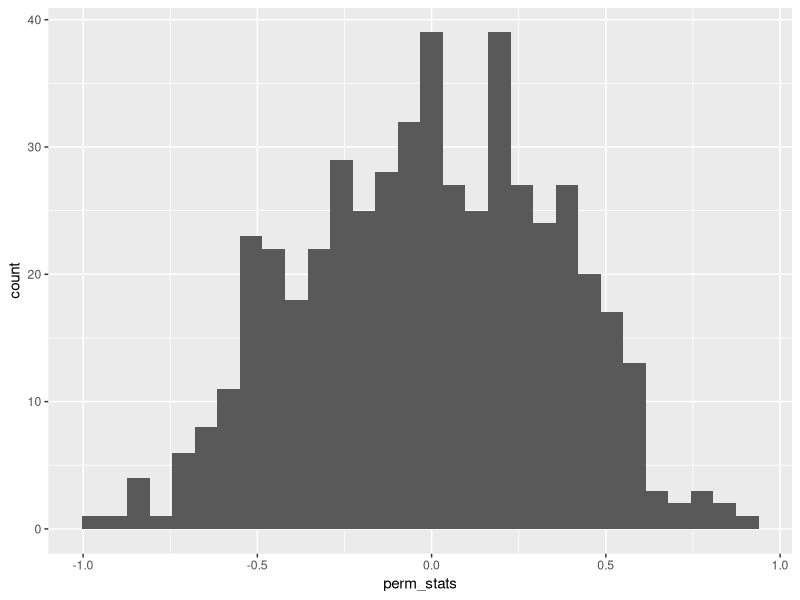
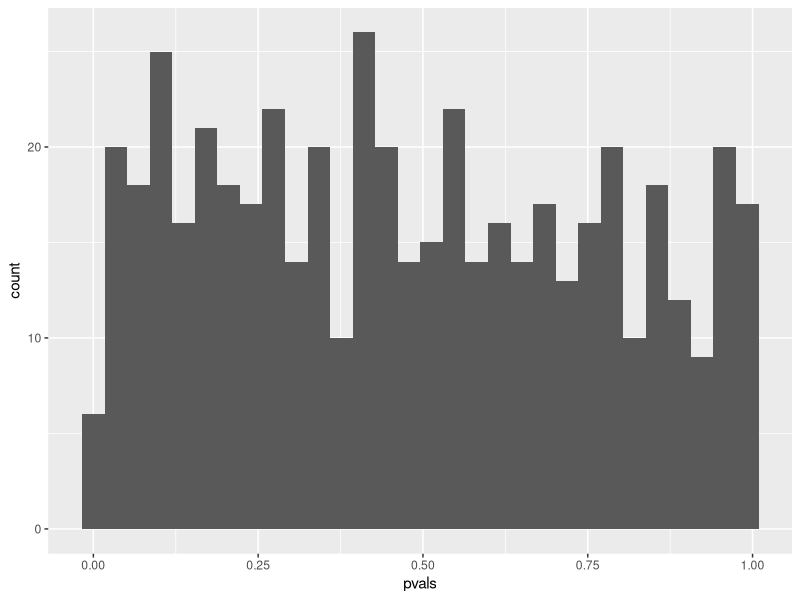
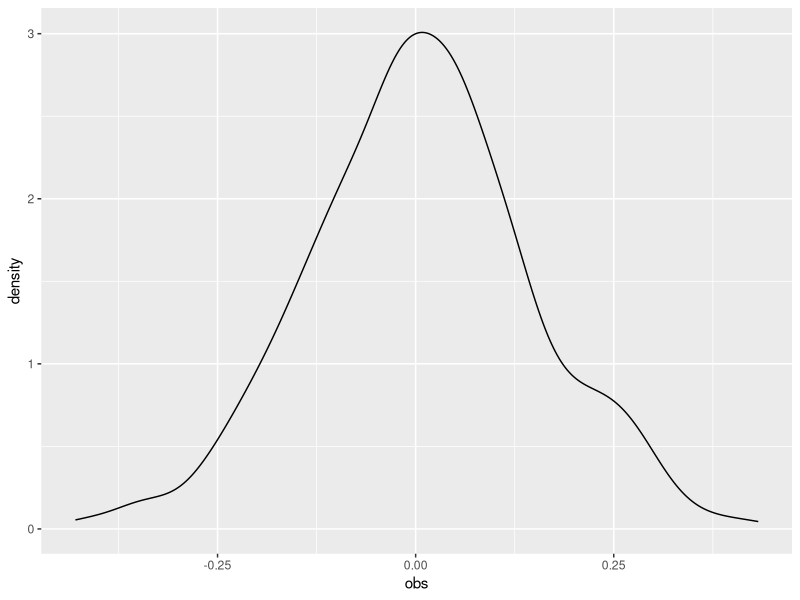
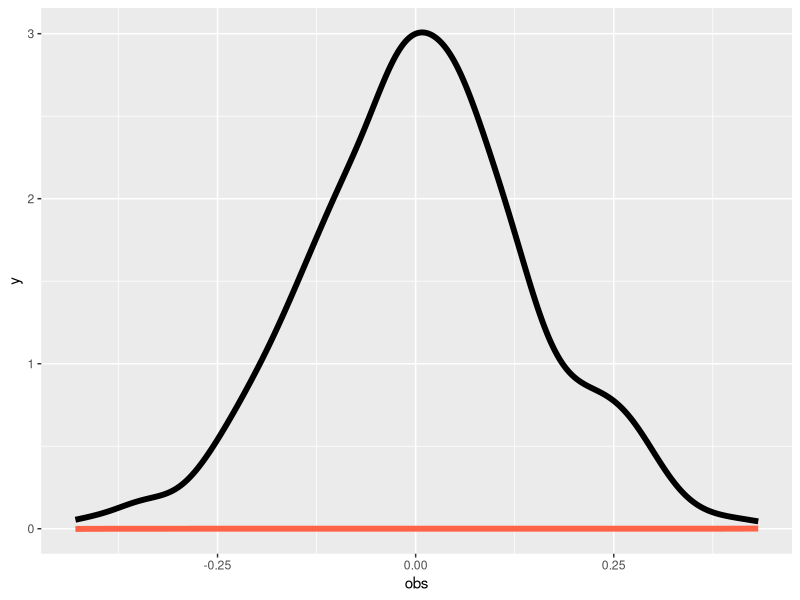
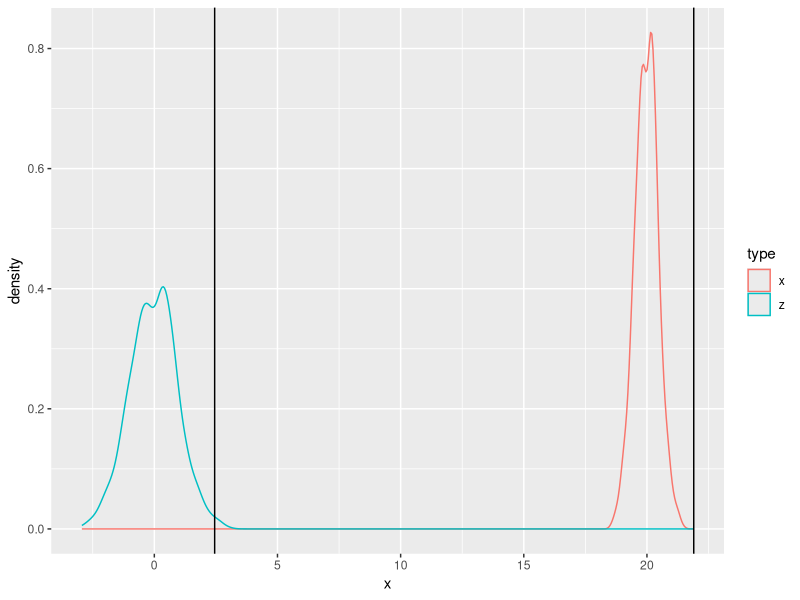
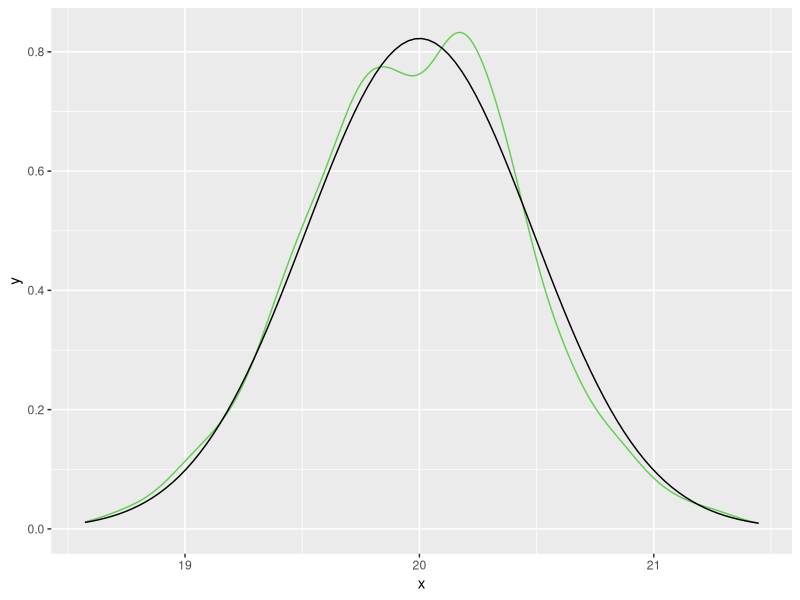
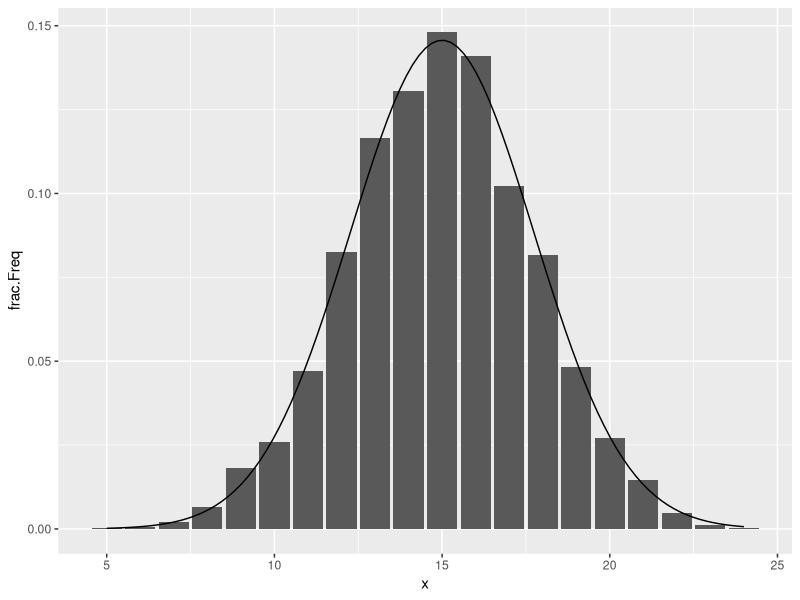
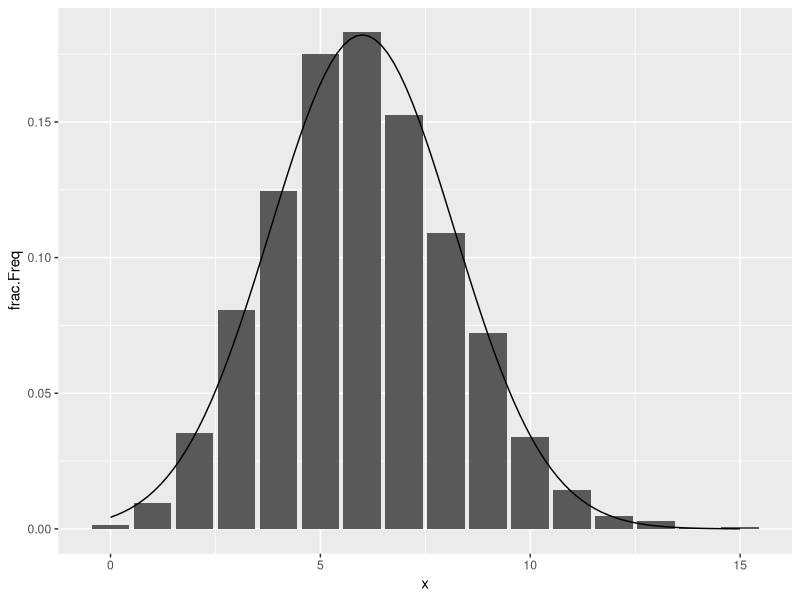

Source code (R) for these figures, in order:
## ---- chunk 1
# Install these packages first
knitr::opts_chunk$set(message = FALSE)
library(tidyverse)
library(readr)
library(knitr)
## ---- chunk 2
n <- 20
it <- 500
obs <- rep(NA, it)
pvals <- rep(NA, it)
x <- rep(1:2, c(n/2, n/2))

for(j in 1:it) {
  y <- rnorm(n)
  obs[j] <- mean(y[x == 1]) - mean(y[x == 2])
  perm_stats <- rep(NA, it)
  for(i in 1:it) {
    x_perm <- sample(x)
    perm_stats[i] <- mean(y[x_perm == 1]) - mean(y[x_perm == 2])
  }
  
  pvals[j] <- (sum(perm_stats < obs[j]) + 1) / (it + 1)
}
## ---- chunk 3
df <- data.frame(perm_stats, pvals)
ggplot(df, aes(x = perm_stats)) +
  geom_histogram()
## ---- chunk 4
ggplot(df, aes(x = pvals)) +
  geom_histogram()
## ---- chunk 5
n <- 200
it <- 500
obs <- rep(NA, it)
x <- rep(1:2, c(n/2, n/2))

for(j in 1:it) {
  y <- rnorm(n)
  obs[j] <- mean(y[x == 1]) - mean(y[x == 2])
}
## ---- chunk 6
df <- data.frame(obs)
ggplot(df, aes(x = obs)) +
  geom_density()
## ---- chunk 7
n <- 12
it <- 500
obs <- rep(NA, it)

for(j in 1:it) {
  y <- runif(n)
  obs[j] <- max(y)
}
## ---- chunk 8
fn <- function(x)
df <- data.frame(obs)
ggplot(df, aes(x = obs)) +
  geom_density(lwd = 2) +
  stat_function(fun = function(x) {12 * x ^ 11}, 
                col = "tomato", lwd = 2)
## ---- chunk 9
n <- 17
it <- 1000
r <- 100
lambda <- 5
obs <- rep(NA, it)

for(j in 1:it) {
  x <- rgamma(n, shape = r, rate = lambda)
  obs[j] <- mean(x)
}
## ---- chunk 10
df <- data.frame(x = c(obs, (obs - 20)/(2/sqrt(17))),
                 type = rep(c("x", "z"), times = c(it, it)))
ggplot(df, aes(x = x, col = type)) +
  geom_density() +
  geom_vline(xintercept = 2.45) +
  geom_vline(xintercept = 21.9)
## ---- chunk 11
df %>%
  filter(type == "x") %>%
  ggplot(aes(x = x)) +
  geom_density(col = 3) +
  stat_function(fun = dnorm, args = list(mean = 20, sd = 2/sqrt(17)))
## ---- chunk 12
n <- 30
p <- .5
it <- 5000
obs <- rep(NA, it)

for(j in 1:it) {
  x <- rbinom(1, size = n, p)
  obs[j] <- x
}
## ---- chunk 13
tab <- table(obs)
df <- data.frame(x = as.integer(names(tab)),
                 frac = tab/sum(tab))
## ---- chunk 14
ggplot(df, aes(x = x, y = frac.Freq)) +
  geom_histogram(stat = "identity") +
  stat_function(fun = dnorm, args = list(mean = n*p, sd = sqrt(n*p*(1-p))))
## ---- chunk 15
n <- 30
p <- .2
it <- 5000
obs <- rep(NA, it)

for(j in 1:it) {
  x <- rbinom(1, size = n, p)
  obs[j] <- x
}
## ---- chunk 16
tab <- table(obs)
df <- data.frame(x = as.integer(names(tab)),
                 frac = tab/sum(tab))
## ---- chunk 17
ggplot(df, aes(x = x, y = frac.Freq)) +
  geom_histogram(stat = "identity") +
  stat_function(fun = dnorm, args = list(mean = n*p, sd = sqrt(n*p*(1-p))))
## ---- chunk 18
for (j in 1:it) {
  x <- rbinom(1, size = n, p)
  obs[j] <- x
}
## ---- chunk 19
x <- rbinom(n, 1, p)
boot_stat <- rep(NA, it)

for (j in 1:it) {
  boot <- sample(x, size = n, replace = T)
  boot_stat[j] <- sum(boot)
}
## ---- chunk 20
n1 <- 3338
n2 <- 2676
g1 <- rep(c(1, 0), c(55, n1 - 55))
g2 <- rep(c(1, 0), c(21, n1 - 21))
it <- 5000
boot_RR<- rep(NA, it)

for (i in 1:it) {
  b1 <- sample(g1, size = n1, replace = TRUE)
  b2 <- sample(g2, size = n2, replace = TRUE)
  boot_RR[i] <- mean(b1)/mean(b2)
}
## ---- chunk 21
df <- data.frame(boot_RR)
## ---- chunk 22
ggplot(df, aes(x = boot_RR)) +
  geom_histogram(fill = "white", col = "steelblue") +
  geom_vline(xintercept = 2.12, col = "tomato") +
  geom_vline(xintercept = mean(boot_RR), col = "green")
## ---- chunk 23
bias <- mean(boot_RR) - 2.12
bias
se_boot <- sd(boot_RR)
bias/se_boot
